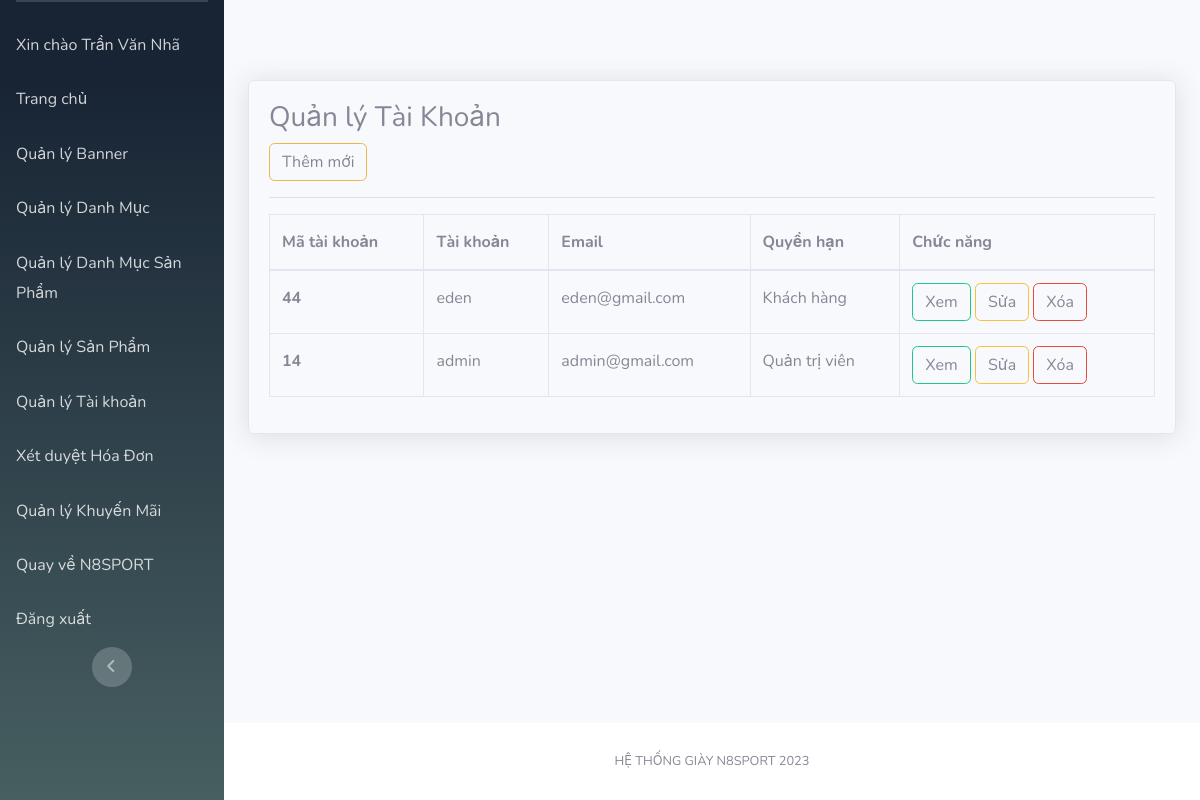
Screenshot of /Admin/index.php?mod=nguoidung (signed in) with the database file from the repository.
### tables this page shows
CREATE TABLE `nguoidung` (
  `MaND` int(11) NOT NULL,
  `Ho` varchar(20) NOT NULL,
  `Ten` varchar(20) NOT NULL,
  `GioiTinh` varchar(10) NOT NULL,
  `SDT` varchar(20) DEFAULT NULL,
  `Email` varchar(50) NOT NULL,
  `DiaChi` varchar(200) NOT NULL,
  `TaiKhoan` varchar(100) NOT NULL,
  `MatKhau` varchar(100) NOT NULL,
  `MaQuyen` int(11) NOT NULL,
  `TrangThai` int(11) NOT NULL
);

### Admin/controllers/NguoiDungController.php (called while the page is built, shortened)
<?php
class NguoiDungController
{
    var $nguoidung_model;
    public function __construct()
    {
        $this->nguoidung_model = new nguoidung();
    }
    public function list()
    {
        $data = $this->nguoidung_model->All();
        require_once("Views/Admin/index.php");
    }
}

### Admin/Models/connection.php (called while the page is built, shortened)
<?php
    class Connection{
        function __construct()
        {
            $severname ="localhost";
            $username ="root";
            $password ="";
            $db_name ="n8sport";
            $this->conn = new mysqli($severname,$username,$password,$db_name);
        }
    }
?>

### Admin/Models/model.php (called while the page is built, shortened)
<?php
require_once("connection.php");
class Model
{
    var $table;
    var $contens;
    function __construct()
    {
        $conn_obj = new Connection();
        $this->conn = $conn_obj->conn;
    }
    function All()
    {
        $query = "select * from $this->table ORDER BY $this->contens DESC ";
        require("result.php");
        return $data;
    }
}

### Admin/Models/result.php (called while the page is built)
<?php
$result = $this->conn->query($query);
$data = array();
while ($row = $result->fetch_assoc()) {
    $data[] = $row;
}
?>

### Admin/Views/nguoidung/list.php (the view, shortened to what this page needs)
<h3>Quản lý Tài Khoản</h3>
<?php if (isset($_SESSION['isLogin_Admin']) && $_SESSION['isLogin_Admin'] == true) { ?>
<a href="?mod=nguoidung&act=add" type="button" class="btn btn-primary">Thêm mới</a>
<?php } ?>
<hr>
<table class="table table-bordered" id="dataTable" width="100%" cellspacing="0">
  <thead>
    <tr>
      <th scope="col">Mã tài khoản</th>
      <th scope="col">Tài khoản</th>
      <th scope="col">Email</th>
      <th scope="col">Quyền hạn</th>
      <th>Chức năng</th>
    </tr>
  </thead>
  <tbody>
    <?php foreach ($data as $row) { ?>
      <tr>
        <th scope="row"><?= $row['MaND'] ?></th>
        <td><?= $row['TaiKhoan'] ?></td>
        <td><?= $row['Email'] ?></td>
        <td>
          <?php
          if ($row['MaQuyen'] == 2) {
            echo 'Quản trị viên';
          } else {
            if ($row['MaQuyen'] == 1) {
              echo 'Khách hàng';
            } else {
              echo 'Nhân viên';
            }
          }
          ?>
        </td>
        <td>
          <a href="?mod=nguoidung&act=detail&id=<?= $row['MaND'] ?>" type="button" class="btn btn-success">Xem</a>
          <?php if (isset($_SESSION['isLogin_Admin']) && $_SESSION['isLogin_Admin'] == true) { ?>
          <a href="?mod=nguoidung&act=edit&id=<?= $row['MaND'] ?>" type="button" class="btn btn-warning">Sửa</a>
          <a href="?mod=nguoidung&act=delete&id=<?= $row['MaND'] ?>" onclick="return confirm('Bạn có thật sự muốn xóa ?');" type="button" class="btn btn-danger">Xóa</a>
          <?php }?>
        </td>
      </tr>
    <?php } ?>
  </tbody>
</table>

### rows the page displays
nguoidung: MaND "44", TaiKhoan "eden", Email "eden@gmail.com", shows "Khách hàng"
nguoidung: MaND "14", TaiKhoan "admin", Email "admin@gmail.com", shows "Quản trị viên"

### other values shown
$_SESSION['login']['Ho'] "Trần Văn"
$_SESSION['login']['Ten'] "Nhã"
